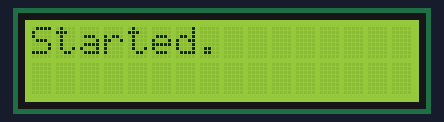
The sketch below on a simulated Arduino Uno, built with avr-gcc and run on an emulated ATmega328P. Parts: 16×2 character LCD. The modem accepts every AT command (registered, SIM ready, sends succeed) and sends nothing else; what the sketch prints to the serial monitor is not drawn.

Above: at 0.1 s.
At 1.6 s:
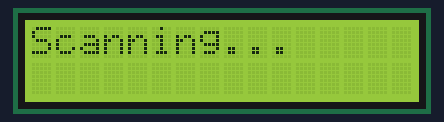

The sketch:

Arduini_Bluetooth_AT.ino
```cpp
/*--------------------------------------------------------*/
/*                                                        */
/*  Author: Farhan Tariq Janjua                           */
/*  Fiverr: https://www.fiverr.com/users/a1_developers/   */
/*                                                        */
/*--------------------------------------------------------*/


#include <SoftwareSerial.h>
#include <LiquidCrystal.h>

const int rs = 12, en = 11, d4 = 5, d5 = 4, d6 = 3, d7 = 2;
LiquidCrystal lcd(rs, en, d4, d5, d6, d7);
SoftwareSerial mySerial(10, 9); // RX, TX

int set = 0;

void setup()
{
  Serial.begin(9600);
  mySerial.begin(38400);
  lcd.begin(16, 2);
  lcd.setCursor(0,0);
  lcd.print("Started.");
  mySerial.print("at+init\r\n");
  mySerial.print("at+iac=9e8b33\r\n");
  mySerial.print("at+class=0\r\n ");
  mySerial.print("at+inqm=1,1,48\r\n");
  Serial.println(mySerial.readString());
  delay(500);
}

void loop()
{
  lcd.clear();
  lcd.print("Scanning...");
  Serial.println("Scanning...");
  if (set == 1)
  {
    lcd.setCursor(0,1);
    lcd.print("DEVICE FOUND.");
  }

  mySerial.print("at+inq\r\n");
  String devices = mySerial.readString();
  Serial.println(devices);

  if(devices.indexOf("C4BF:60:633BD0") > 0) // Enter here the Bluetooth address of your desired device
                                            // (your phone etc.) which would be in this format "C4:AF:90:16:3B:F0"
  {
    Serial.println("DEVICE FOUND!!!!");
    lcd.setCursor(0,1);
    lcd.print("DEVICE FOUND.");
    set = 1;
   }

  delay(5000);
}
```
